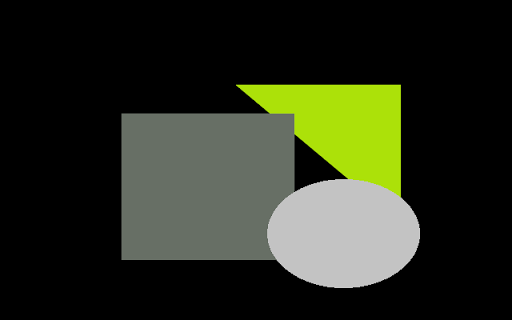
//> input picture data/1.png, 512 x 320 px, given in place of Lenna.png, which was not available
$ ./main   (built with g++ and OpenCV 4)
//> lines starting //> are read from the running program, lines starting //| are printed output that depends on the picture; after the words box and inside, x2 and y2 are one past the last pixel; in counts of white or black regions, pixels touching at a corner belong together; pictures that were not available may be replaced by others from this repository, and a replacement may not be noted
//
//  main.cpp
//  AnalyseImage-TP1
//
//  Created by Crymsius on 18/09/2017.
//  Copyright © 2017 Crymsius. All rights reserved.
//

#include <iostream>
#include <vector>
#include <tgmath.h>
#include "opencv2/imgproc/imgproc.hpp"
#include "opencv2/highgui/highgui.hpp"

cv::Mat image, destinationX, destinationY, destinationNorme, destinationDirection, destinationNormeSeuil, destinationNormeGris, GrisChan[3], seuilHaut, seuilHyst;
cv::Mat destMulti0, destMulti1, destMulti2, destMulti3, distMulti, distMultiSeuil, dirMulti, dirColorMulti;
cv::Mat grayMulti0, grayMulti1, grayMulti2, grayMulti3;
cv::Mat MultiThin;
const int seuil_slider_max = 100;
int seuil_slider = 100;
float seuil;

const int seuil_hyst_slider_max = 100;
int seuil_hyst_slider = 10;
float seuil_hyst;

void seuillage (cv::Mat& source, cv::Mat& destination, float& threshold) {
    for (int i=0; i < source.size().height; ++i) {
        for (int j=0; j < source.size().width; ++j) {
            if (source.at<float>(i,j) < threshold*255) {
                destination.at<float>(i,j) = 0;
//                destination.at<uchar>(i,j) = 0;
            } else {
                destination.at<float>(i,j) = 255;
//                destination.at<uchar>(i,j) = 255;
            }
        }
    }
}


void seuillage_second (cv::Mat& source, cv::Mat& intermediaire, cv::Mat& destination, float& threshold) {
    int count;
    for (int j=0; j < destination.size().width; ++j) {
        for (int i=0; i < destination.size().height; ++i) {
            if (source.at<float>(i,j) < threshold*255)
                destination.at<float>(i,j) = 0;
            else {
                count = 0;
                //faire un test sur le max(0,convolutionsize())
                for (int k = -1; k < 2; ++k) {
                    for (int l = -1; l < 2; ++l) {
                        if (intermediaire.at<float>(i+k,j+l) == 255)
                            count++;
                    }
                }
                if (count != 0)
                    destination.at<float>(i,j) = 254;
            }
        }
    }
}

void seuil_hysteresis (cv::Mat& source, cv::Mat& intermediaire, cv::Mat& destination, float& threshold_haut, float& threshold_bas ) {
    seuillage(destinationNorme, seuilHaut, threshold_haut);
    seuillage_second (destinationNorme, seuilHaut, seuilHyst, threshold_bas);
    cv::imshow("haut", seuilHaut);
}

void affinageMultiDir (cv::Mat& source, cv::Mat& destination, cv::Mat& gradient, cv::Mat& direction) {
    for (int i=1; i < gradient.size().height-1; ++i) {
        for (int j=1; j < gradient.size().width-1; ++j) {
            if (source.at<float>(i,j) == 255) {
                double angle = direction.at<float>(i,j) + M_PI;
                if (fmod(angle, M_PI) == 0) {
                    if (gradient.at<float>(i,j) >= gradient.at<float>(i,j-1) && gradient.at<float>(i,j) >= gradient.at<float>(i,j+1))
                        destination.at<float>(i,j) = 255;
                    else
                        destination.at<float>(i,j) = 0;
                } else if ( fmod(angle, M_PI) == M_PI_4) {
                    if (gradient.at<float>(i,j) >= gradient.at<float>(i-1,j-1) && gradient.at<float>(i,j) >= gradient.at<float>(i+1,j+1))
                        destination.at<float>(i,j) = 255;
                    else
                        destination.at<float>(i,j) = 0;
                } else if (fmod(angle, M_PI) == M_PI_2) {
                    if (gradient.at<float>(i,j) >= gradient.at<float>(i-1,j) && gradient.at<float>(i,j) >= gradient.at<float>(i+1,j))
                        destination.at<float>(i,j) = 255;
                    else
                        destination.at<float>(i,j) = 0;
                } else if ( fmod(angle, M_PI) == 3 * (M_PI_4)) {
                    if (gradient.at<float>(i,j) >= gradient.at<float>(i+1,j-1) && gradient.at<float>(i,j) >= gradient.at<float>(i-1,j+1))
                        destination.at<float>(i,j) = 255;
                    else
                        destination.at<float>(i,j) = 0;
                }
            } else {
                destination.at<float>(i,j) = 0;
            }
        }
    }
}

// [37 lines left out: function affinageBiDir, not called in this run]

void on_trackbar( int, void* ) {
    seuil = (float) seuil_slider/seuil_slider_max;
//    seuillage(destinationNorme, destinationNormeSeuil, seuil);
    seuillage(distMulti, distMultiSeuil, seuil);

    cv::imshow("gradientNormeSeuil", distMultiSeuil);

    seuil_hyst = (float) seuil_hyst_slider/seuil_hyst_slider_max;
    seuil_hysteresis(destinationNorme, seuilHaut, seuilHyst, seuil, seuil_hyst);
    cv::imshow("Hysteresis", seuilHyst);

    affinageMultiDir(distMultiSeuil, MultiThin, distMulti,dirMulti);
    cv::imshow("affinage", MultiThin);
}

int convolution (cv::Mat image, cv::Mat derivee, int i, int j, int color) {
    // Problème sur les bords de l'image
    int temp = 0;
    for (int u = 0; u <= 2; u++) {
        for (int v = 0; v <= 2; v++) {
            temp = temp + (derivee.at<int>(u,v) * image.at<cv::Vec3b>(i+(u-1),j+(v-1))[color]);
        }
    }
    temp = abs(temp);
    if (temp > 255) {
        return 254;
    }
    else
        return temp;
}

cv::Mat imageConvolution (cv::Mat image, cv::Mat noyau) {
    cv::Mat imageConvoluee(image.size().height-2,image.size().width-2,image.type());

    for (int i=1; i < image.size().height-1; ++i) {
        for (int j=1; j < image.size().width-1; ++j) {
            //On est dans l'image
            for (int k = 0; k < image.channels(); k++) {
                imageConvoluee.at<cv::Vec3b>(i-1,j-1)[k] = convolution(image, noyau, i, j, k);
            }
        }
    }
    return imageConvoluee;
}

float CalculMoyenne(unsigned a, unsigned b, unsigned c) {
    return float((a+b+c))/3.f;
}

// [4 lines left out: function findThreshold, not called in this run]

cv::Mat directionMulti(cv::Mat dist, cv::Mat& dirColor, cv::Mat a0, cv::Mat a1, cv::Mat a2, cv::Mat a3){
    cv::Mat result(dist.size(), CV_32F);

    for (int i=0; i < dist.size().height; ++i) {
        for (int j=0; j < dist.size().width; ++j) {
            if (dist.at<float>(i,j) == 0) {
                result.at<float>(i,j) = 0;
                dirColor.at<cv::Vec3b>(i,j) = cv::Vec3b(0,0,0);
            } else if (dist.at<float>(i,j) == a0.at<uchar>(i,j)) {
                result.at<float>(i,j) = 0;
                dirColor.at<cv::Vec3b>(i,j) = cv::Vec3b(200,0,0);
            } else if (dist.at<float>(i,j) == a1.at<uchar>(i,j)) {
                result.at<float>(i,j) = 1 * (M_PI_4);
                dirColor.at<cv::Vec3b>(i,j) = cv::Vec3b(0,200,0);
            } else if (dist.at<float>(i,j) == a2.at<uchar>(i,j)) {
                result.at<float>(i,j) = 2 * (M_PI_4);
                dirColor.at<cv::Vec3b>(i,j) = cv::Vec3b(0,0,200);
            } else {
                result.at<float>(i,j) = 3 * (M_PI_4);
                dirColor.at<cv::Vec3b>(i,j) = cv::Vec3b(255,255,255);
            }
        }
    }

    return result;
}

int main(int argc, const char * argv[]) {

    cv::Mat moyenne;
    cv::Mat deriveeX;
    cv::Mat deriveeY;
    cv::Mat multi0, multi1, multi2, multi3;

    seuil = 0.0f;

    moyenne = cv::Mat::ones(3,3,CV_8UC1);
    deriveeX = (cv::Mat_<int>(3,3) << -1, 0, 1, -1, 0, 1, -1, 0, 1);
    deriveeY = (cv::Mat_<int>(3,3) << -1, -1, -1, 0, 0, 0, 1, 1, 1);

    multi0 = (cv::Mat_<int>(3,3) << -3, -3, 5, -3, 0, 5, -3, -3, 5);
    multi1 = (cv::Mat_<int>(3,3) << -3, 5, 5, -3, 0, 5, -3, -3, -3);
    multi2 = (cv::Mat_<int>(3,3) << 5, 5, 5, -3, 0, -3, -3, -3, -3);
    multi3 = (cv::Mat_<int>(3,3) << 5, 5, -3, 5, 0, -3, -3, -3, -3);

    image = cv::imread("data/Lenna.png");
//> image is the input picture: 320 rows x 512 cols, CV_8UC3; mean B, G, R 30.9, 46.1, 41.5
//    image = cv::imread("data/1.png");
    destinationX = cv::Mat(image.size().height-2,image.size().width-2,image.type());
    destinationY = cv::Mat(image.size().height-2,image.size().width-2,image.type());

    destinationNorme = cv::Mat(image.size().height-2,image.size().width-2, CV_32F);
    destinationNormeGris = cv::Mat(image.size().height-2,image.size().width-2, image.type());

    destinationDirection = cv::Mat(image.size().height-2,image.size().width-2, CV_32F);

    destinationNormeSeuil = cv::Mat(image.size().height-2,image.size().width-2, CV_32F);
    seuilHaut = cv::Mat(image.size().height-2,image.size().width-2, CV_32F);
    seuilHyst = cv::Mat(seuilHaut.size().height-2,seuilHaut.size().width-2, CV_32F);

    destMulti0 = cv::Mat(image.size().height-2,image.size().width-2,image.type());
    destMulti1 = cv::Mat(image.size().height-2,image.size().width-2,image.type());
    destMulti2 = cv::Mat(image.size().height-2,image.size().width-2,image.type());
    destMulti3 = cv::Mat(image.size().height-2,image.size().width-2,image.type());

    distMulti = cv::Mat(destMulti0.size(), CV_32F);
    distMultiSeuil = cv::Mat(distMulti.size(), CV_32F);
    MultiThin = cv::Mat(distMulti.size().height-2, distMulti.size().width-2, CV_32F);
    dirColorMulti = cv::Mat(distMulti.size(), image.type());

    if (!image.data) {
        printf("erreur image");
        return -1;
    }
    cv::namedWindow("image", 1);

    //convolutions:
    destinationX = imageConvolution(image, deriveeX);
    destinationY = imageConvolution(image, deriveeY);

    for (int j=0; j < destinationX.size().width; ++j) {
        for (int i=0; i < destinationX.size().height; ++i) {
            destinationNorme.at<float>(i,j) = sqrt(std::pow( CalculMoyenne (destinationX.at<cv::Vec3b>(i,j)[0],
                                                                             destinationX.at<cv::Vec3b>(i,j)[1],
                                                                             destinationX.at<cv::Vec3b>(i,j)[2]
                                                                             ),
                                                                2) +
                                                       std::pow( CalculMoyenne (destinationY.at<cv::Vec3b>(i,j)[0],
                                                                                destinationY.at<cv::Vec3b>(i,j)[1],
                                                                                destinationY.at<cv::Vec3b>(i,j)[2]
                                                                                ), 2)
                                                    );
            destinationDirection.at<float>(i,j) = cvFastArctan( CalculMoyenne (destinationY.at<cv::Vec3b>(i,j)[0],
                                                                                  destinationY.at<cv::Vec3b>(i,j)[1],
                                                                                  destinationY.at<cv::Vec3b>(i,j)[2]
                                                                                  ),
                                                                   CalculMoyenne (destinationX.at<cv::Vec3b>(i,j)[0],
                                                                                  destinationX.at<cv::Vec3b>(i,j)[1],
                                                                                  destinationX.at<cv::Vec3b>(i,j)[2]
                                                                                  )
                                                               );
        }
    }

    destMulti0 = imageConvolution(image, multi0);
    destMulti1 = imageConvolution(image, multi1);
    destMulti2 = imageConvolution(image, multi2);
    destMulti3 = imageConvolution(image, multi3);

    cvtColor(destMulti0, grayMulti0, cv::COLOR_RGB2GRAY);
    cvtColor(destMulti1, grayMulti1, cv::COLOR_RGB2GRAY);
    cvtColor(destMulti2, grayMulti2, cv::COLOR_RGB2GRAY);
    cvtColor(destMulti3, grayMulti3, cv::COLOR_RGB2GRAY);

    distMulti = max(grayMulti0, grayMulti1);
    distMulti = max(distMulti, grayMulti2);
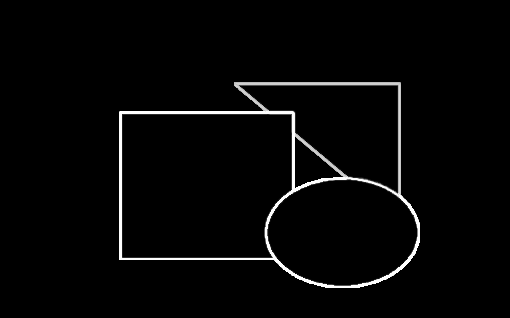
//> distMulti: 318 rows x 510 cols, CV_8UC1; min 0, max 255, mean 6.1
    distMulti = max(distMulti, grayMulti3);
//> distMulti: 318 rows x 510 cols, CV_8UC1; 0.09% of pixels changed, all inside (x1, y1, x2, y2) = (240, 86, 401, 283)

    distMulti.convertTo(distMulti, CV_32F);
//> distMulti: 318 rows x 510 cols, CV_32FC1

    dirMulti = directionMulti(distMulti, dirColorMulti, grayMulti0, grayMulti1, grayMulti2, grayMulti3);
//> after the loop in directionMulti, `for (int i=0; i < dist.size().height; ++i)`:
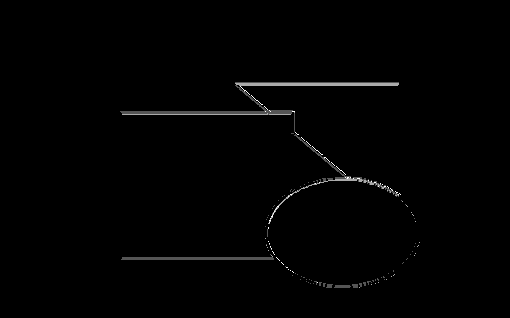
//> result: 318 rows x 510 cols, CV_32FC1; min 0, max 2.36, mean 0.0192; drawn with min black and max white
//> after the loop in directionMulti, `for (int i=0; i < dist.size().height; ++i)`:
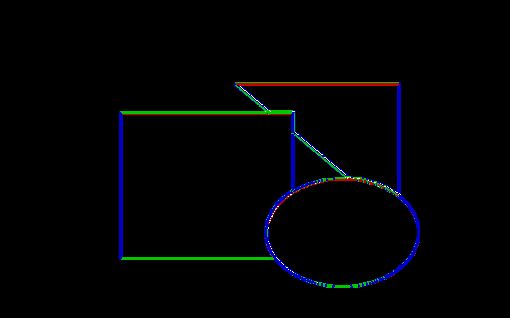
//> dirColor: 318 rows x 510 cols, CV_8UC3; mean B, G, R 3.7, 2.4, 1.3

    cv::Scalar mean, stddev;
    cv::meanStdDev(distMulti, mean, stddev, cv::Mat());
//> mean = Scalar(6.16); stddev = Scalar(36.76)
    printf("%g  %g\n", mean[0], stddev.val[0]/255);
//| 6.15821  0.144144

    seuil = mean.val[0]/255;
//> seuil = 0.0241
    printf("%d\n",(int) (seuil * 100));
//| 2
    seuil_slider = (int) (seuil * 100);
//> seuil_slider = 2
    seuil_hyst = 0.02f;

//    seuillage(destinationNorme, destinationNormeSeuil, seuil);
    seuillage(distMulti, distMultiSeuil, seuil);
//> after the loop in seuillage, `for (int i=0; i < source.size().height; ++i)`: destination: 318 rows x 510 cols, CV_32FC1; 3.4% white; 1 white region, box (x1, y1, x2, y2) and area: (119, 82, 420, 288) 5466

    GrisChan[0] = destinationNorme/255;
    GrisChan[1] = destinationNorme/255;
    GrisChan[2] = destinationNorme/255;
    merge(GrisChan, 3, destinationNormeGris);

    /// Create Window
    cv::namedWindow("gradientNormeSeuil", 1);
    cv::namedWindow("Hysteresis", 1);

    /// Create Trackbars
    char TrackbarThresholdName[50];
    sprintf( TrackbarThresholdName, "seuil");
    char TrackbarHystName[50];
    sprintf( TrackbarHystName, "hysteresis");

    cv::createTrackbar( TrackbarThresholdName, "gradientNormeSeuil", &seuil_slider, seuil_slider_max, on_trackbar );
    cv::createTrackbar( TrackbarHystName, "Hysteresis", &seuil_hyst_slider, seuil_hyst_slider_max, on_trackbar );

    seuil_hysteresis (destinationNorme, seuilHaut, seuilHyst, seuil, seuil_hyst);
//> after the loop in seuillage (call 2), `for (int i=0; i < source.size().height; ++i)`:
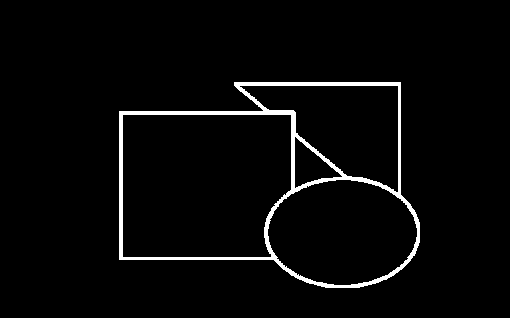
//> destination: 318 rows x 510 cols, CV_32FC1; 3.2% white; 1 white region, box (x1, y1, x2, y2) and area: (119, 82, 420, 288) 5145
//> after the loop in seuillage_second, `for (int j=0; j < destination.size().width; ++j)`:
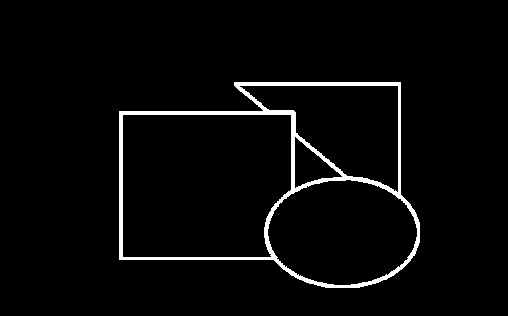
//> destination: 316 rows x 508 cols, CV_32FC1; values 0 (black) and 254 (white), 3.2% white; 1 white region, box (x1, y1, x2, y2) and area: (119, 82, 420, 288) 5196
//> after the loop in seuillage_second, `for (int j=0; j < destination.size().width; ++j)`: count = 5
    /// Show some stuff
    on_trackbar( seuil_slider, 0 );
//> in on_trackbar, `seuil = (float) seuil_slider/seuil_slider_max;`: seuil = 0.02
//> after the loop in seuillage (call 3), `for (int i=0; i < source.size().height; ++i)`: destination: 318 rows x 510 cols, CV_32FC1; 3.4% white; 1 white region, box (x1, y1, x2, y2) and area: (119, 82, 420, 288) 5494
//> after the loop in seuillage_second (call 2), `for (int j=0; j < destination.size().width; ++j)`:
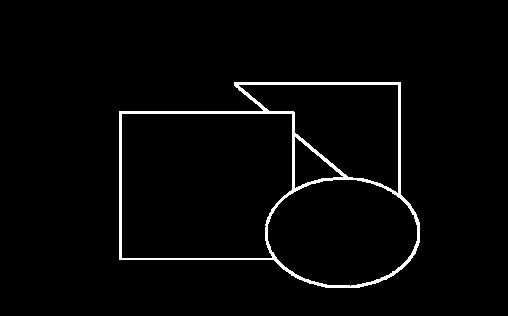
//> destination: 316 rows x 508 cols, CV_32FC1; values 0 (black) and 254 (white), 2.5% white; 1 white region, box (x1, y1, x2, y2) and area: (119, 82, 420, 288) 4060
//> after the loop in seuillage_second (call 2), `for (int j=0; j < destination.size().width; ++j)`: count = 5
//> after the loop in affinageMultiDir, `for (int i=1; i < gradient.size().height-1; ++i)`:
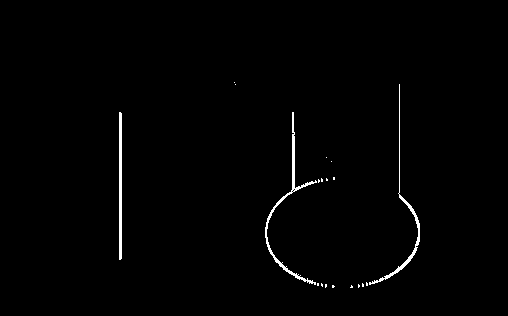
//> destination: 316 rows x 508 cols, CV_32FC1; 1% white; 19 white regions (16 under 20 px), largest, box (x1, y1, x2, y2) and area: (265, 112, 317, 285) 618, (369, 84, 420, 285) 469, (119, 112, 122, 260) 442
    on_trackbar( seuil_hyst_slider, 0 );


// [10 lines of commented-out code are left out]
    cv::imshow("dist", distMulti);
    cv::imshow("dir", dirMulti);
    cv::imshow("dirColor", dirColorMulti);

//
//    cv::imshow("gradientNormeGris", destinationNormeGris);
//    cv::imshow("gradientDirection", destinationDirection);


    cv::waitKey(0);

    return 0;
}
